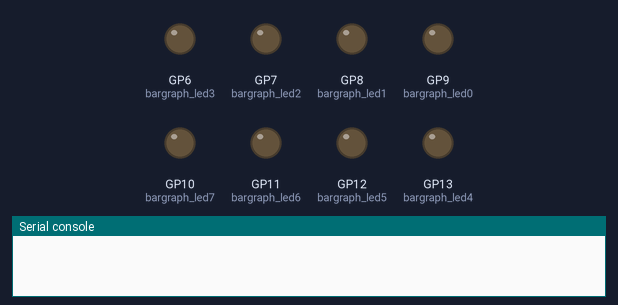
Bench run of a program on a simulated Raspberry Pi Pico running MicroPython. On the bench: output pins drawn as LEDs (lit = HIGH), the last lines printed to the serial console.

Above: at 0.5 s.
At 2.5 s:
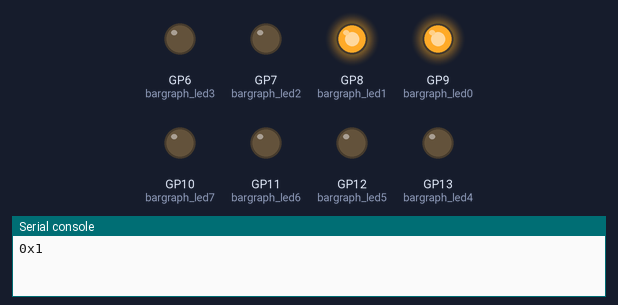
At 3.5 s:
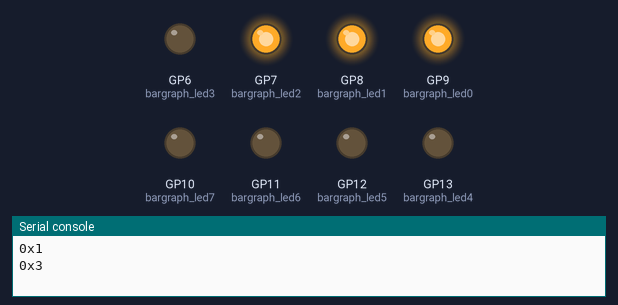
At 5.5 s:
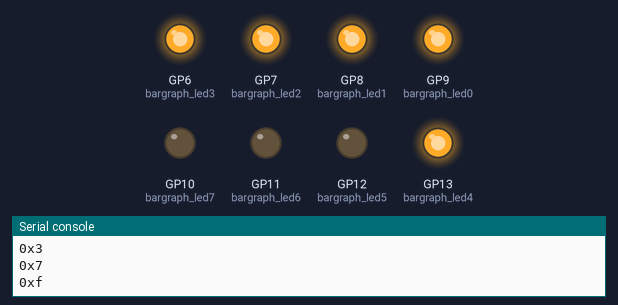
At 7.5 s:
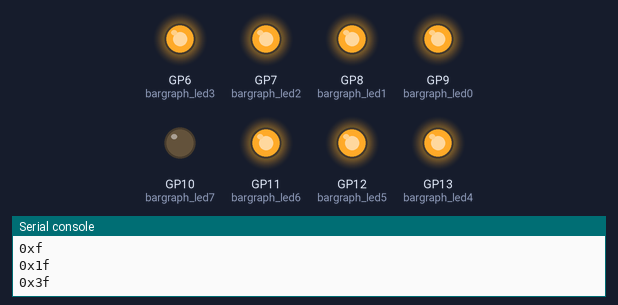
At 10.5 s:
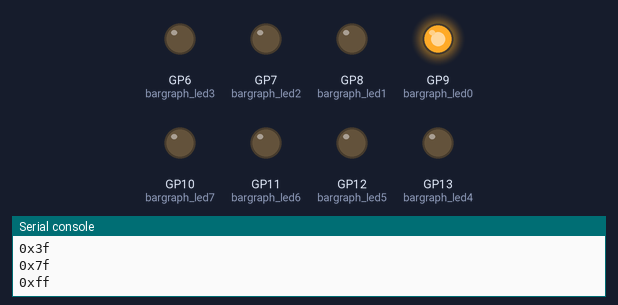
Timing chart, 0 to 11.7 s (numbered marks = the images above):
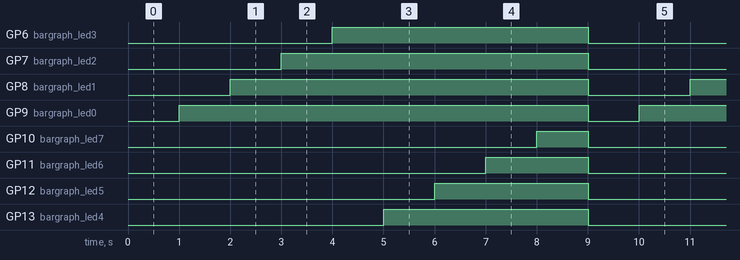

Measured:
- by itself, GP6 (bargraph_led3): alternates HIGH for 5.0 s and LOW for 4.0 s
- by itself, GP7 (bargraph_led2): alternates HIGH for 6.0 s and LOW for 3.0 s
- by itself, GP8 (bargraph_led1): alternates HIGH for 7.0 s and LOW for 2.0 s
- by itself, GP9 (bargraph_led0): alternates HIGH for 8.0 s and LOW for 1.0 s
- by itself, GP10 (bargraph_led7): alternates HIGH for 1.0 s and LOW for 8.0 s
- by itself, GP11 (bargraph_led6): alternates HIGH for 2.0 s and LOW for 7.0 s
- by itself, GP12 (bargraph_led5): alternates HIGH for 3.0 s and LOW for 6.0 s
- by itself, GP13 (bargraph_led4): alternates HIGH for 4.0 s and LOW for 5.0 s

The program:

bargraph_01.py
```python
import time
from machine import Pin

bargraph_led0 = Pin(9,Pin.OUT)
bargraph_led1 = Pin(8,Pin.OUT)
bargraph_led2 = Pin(7,Pin.OUT)
bargraph_led3 = Pin(6,Pin.OUT)
bargraph_led4 = Pin(13,Pin.OUT)
bargraph_led5 = Pin(12,Pin.OUT)
bargraph_led6 = Pin(11,Pin.OUT)
bargraph_led7 = Pin(10,Pin.OUT)
bargraph_value = 0

def bargraph(display_data):
    bargraph_led0.value(1 if display_data&0x01 else 0)
    bargraph_led1.value(1 if display_data&0x02 else 0)
    bargraph_led2.value(1 if display_data&0x04 else 0)
    bargraph_led3.value(1 if display_data&0x08 else 0)
    bargraph_led4.value(1 if display_data&0x10 else 0)
    bargraph_led5.value(1 if display_data&0x20 else 0)
    bargraph_led6.value(1 if display_data&0x40 else 0)
    bargraph_led7.value(1 if display_data&0x80 else 0)
    time.sleep(1)


while True:
    bargraph_value = 0
    bargraph(bargraph_value)

    for x in range (0,8):
        bargraph_value |= (1 << x);
        bargraph(bargraph_value)
        print(hex(bargraph_value))
```
